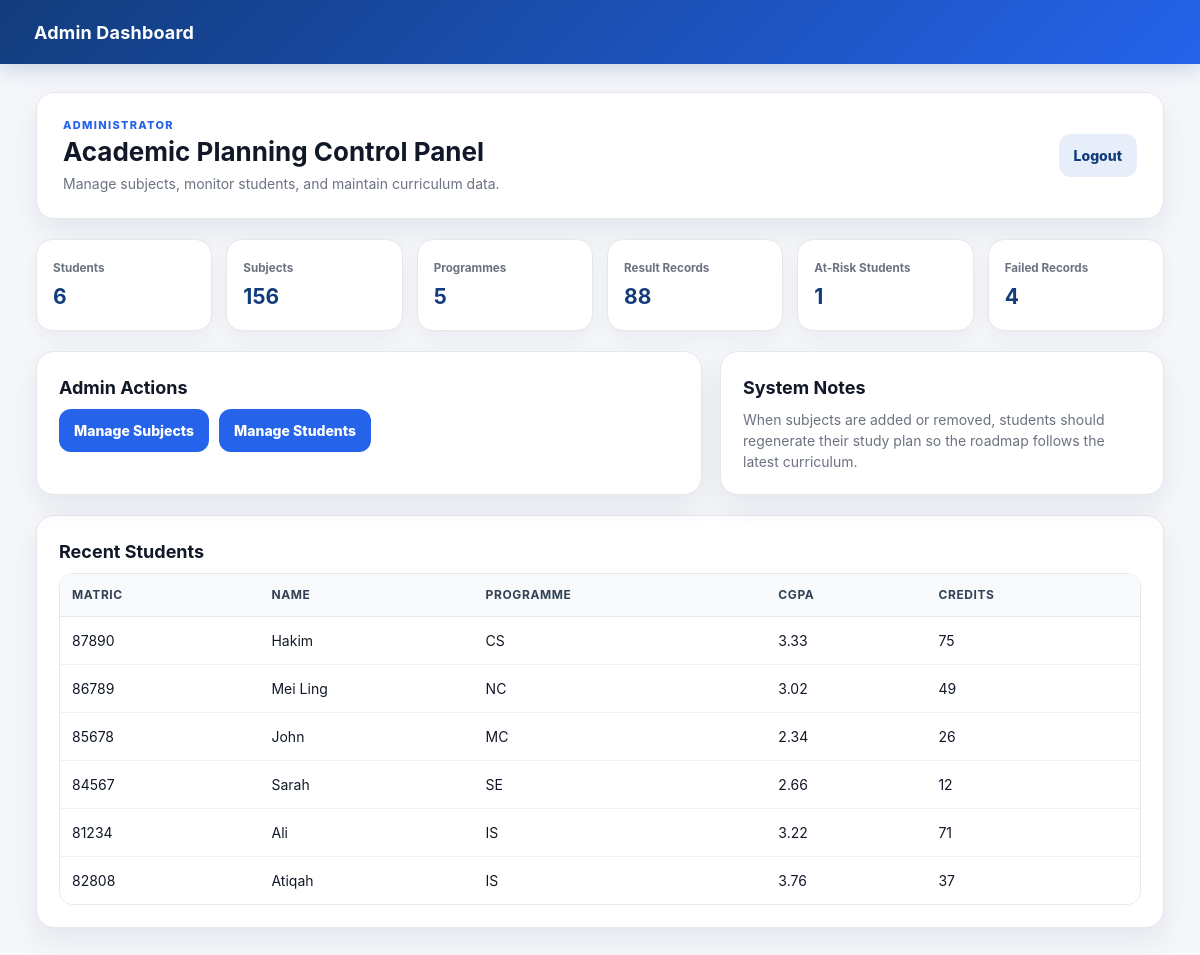
The page /admin_dashboard (signed in) on the database its author committed.
### tables this page shows
CREATE TABLE students (
    id INTEGER PRIMARY KEY AUTOINCREMENT,
    matric_no TEXT UNIQUE,
    name TEXT,
    password TEXT,
    programme_code TEXT,
    current_year INTEGER,
    current_semester INTEGER,
    cgpa REAL,
    credits_completed INTEGER DEFAULT 0,
    FOREIGN KEY (programme_code) REFERENCES programmes(code)
);

### app.py (the view)
@app.route("/admin_dashboard")
def admin_dashboard():
    if "admin" not in session:
        return redirect("/admin_login")
    conn = get_db()
    total_students = conn.execute("SELECT COUNT(*) FROM students").fetchone()[0]
    total_courses = conn.execute("SELECT COUNT(*) FROM courses").fetchone()[0]
    total_programmes = conn.execute("SELECT COUNT(*) FROM programmes").fetchone()[0]
    total_results = conn.execute("SELECT COUNT(*) FROM results").fetchone()[0]
    at_risk = conn.execute("SELECT COUNT(*) FROM students WHERE cgpa < 2.50").fetchone()[0]
    failed_records = conn.execute("SELECT COUNT(*) FROM results WHERE grade='F'").fetchone()[0]
    recent_students = conn.execute("""
        SELECT matric_no, name, programme_code, cgpa, credits_completed
        FROM students
        ORDER BY id DESC
        LIMIT 6
    """).fetchall()
    conn.close()
    return render_template("admin_dashboard.html", total_students=total_students, total_courses=total_courses, total_programmes=total_programmes, total_results=total_results, at_risk=at_risk, failed_records=failed_records, recent_students=recent_students)

### app.py (called while the page is built)
def get_db():
    conn = sqlite3.connect(DATABASE)
    conn.row_factory = sqlite3.Row
    return conn

### templates/admin_dashboard.html (shortened to what this page needs)
<!DOCTYPE html>
<html>
<head>
    <link rel="stylesheet" href="/static/css/style.css">
</head>
<body>
<nav>Admin Dashboard</nav>
<div class="app-shell single">
    <main class="main-content wide">
        <section class="page-header">
            <div>
                <p class="eyebrow">Administrator</p>
                <h1>Academic Planning Control Panel</h1>
                <p>
                    Manage subjects, monitor students,
                    and maintain curriculum data.
                </p>
            </div>
            <a href="/logout" class="btn secondary">
                Logout
            </a>
        </section>
        <section class="metric-grid compact">
            <div class="metric-card">
                <small>Students</small>
                <strong>{{ total_students }}</strong>
            </div>
            <div class="metric-card">
                <small>Subjects</small>
                <strong>{{ total_courses }}</strong>
            </div>
            <div class="metric-card">
                <small>Programmes</small>
                <strong>{{ total_programmes }}</strong>
            </div>
            <div class="metric-card">
                <small>Result Records</small>
                <strong>{{ total_results }}</strong>
            </div>
            <div class="metric-card">
                <small>At-Risk Students</small>
                <strong>{{ at_risk }}</strong>
            </div>
            <div class="metric-card">
                <small>Failed Records</small>
                <strong>{{ failed_records }}</strong>
            </div>
        </section>
        <section class="dashboard-two-col">
            <div class="card">
                <h2>Admin Actions</h2>
                <div class="button-grid">
                    <a href="/manage_courses" class="btn">
                        Manage Subjects
                    </a>
                    <a href="/manage_students" class="btn">
                        Manage Students
                    </a>
                </div>
            </div>
            <div class="card">
                <h2>System Notes</h2>
                <p>
                    When subjects are added or removed,
                    students should regenerate their study plan
                    so the roadmap follows the latest curriculum.
                </p>
            </div>
        </section>
        <section class="card">
            <h2>Recent Students</h2>
            <div class="clean-table-wrap">
                <table class="clean-table">
                    <thead>
                        <tr>
                            <th>Matric</th>
                            <th>Name</th>
                            <th>Programme</th>
                            <th>CGPA</th>
                            <th>Credits</th>
                        </tr>
                    </thead>
                    <tbody>
                        {% for s in recent_students %}
                        <tr>
                            <td>{{ s.matric_no }}</td>
                            <td>{{ s.name }}</td>
                            <td>{{ s.programme_code }}</td>
                            <td>{{ '%.2f'|format(s.cgpa) }}</td>
                            <td>{{ s.credits_completed }}</td>
                        </tr>
                        {% endfor %}
                    </tbody>
                </table>
            </div>
        </section>
    </main>
</div>
</body>
</html>

### static/css/style.css (style rules this page uses)
:root { --primary:#123c7c; --primary-2:#2563eb; --bg:#f5f7fb; --card:#ffffff; --text:#111827; --muted:#6b7280; --border:#e5e7eb; --shadow:0 12px 30px rgba(15,23,42,.08); --radius:18px; }
* { box-sizing:border-box; margin:0; padding:0; font-family:Inter,Segoe UI,Arial,sans-serif; }
body { background:var(--bg); color:var(--text); font-size:14px; line-height:1.5; }
nav { height:64px; background:linear-gradient(135deg,var(--primary),var(--primary-2)); color:white; display:flex; align-items:center; padding:0 34px; font-size:18px; font-weight:700; letter-spacing:.2px; box-shadow:0 6px 22px rgba(18,60,124,.18); }
a { text-decoration:none; color:inherit; }
.app-shell { width:94%; max-width:1280px; margin:28px auto; display:flex; gap:22px; align-items:flex-start; }
.app-shell.single { display:block; }
.main-content { flex:1; min-width:0; }
.main-content.wide { max-width:1180px; margin:0 auto; }
.page-header { background:var(--card); border:1px solid var(--border); border-radius:var(--radius); padding:24px 26px; margin-bottom:20px; display:flex; justify-content:space-between; align-items:center; gap:16px; box-shadow:var(--shadow); }
.page-header h1 { font-size:26px; line-height:1.2; margin:2px 0 6px; }
.page-header p { color:var(--muted); }
.eyebrow { text-transform:uppercase; letter-spacing:.12em; font-size:11px; font-weight:800; color:var(--primary-2)!important; }
.card { background:var(--card); border:1px solid var(--border); border-radius:var(--radius); padding:22px; margin-bottom:20px; box-shadow:var(--shadow); }
.card h2 { font-size:18px; margin-bottom:8px; }
.card p { color:var(--muted); }
.metric-grid { display:grid; grid-template-columns:repeat(auto-fit,minmax(210px,1fr)); gap:14px; margin-bottom:20px; }
.metric-grid.compact { grid-template-columns:repeat(auto-fit,minmax(155px,1fr)); }
.metric-card { background:var(--card); border:1px solid var(--border); border-radius:16px; padding:16px; min-height:92px; display:flex; flex-direction:column; justify-content:center; box-shadow:0 8px 20px rgba(15,23,42,.05); }
.metric-card small { color:var(--muted); font-weight:700; margin-bottom:6px; }
.metric-card strong { font-size:21px; color:var(--primary); line-height:1.2; word-break:break-word; }
.dashboard-two-col { display:grid; grid-template-columns:1.2fr .8fr; gap:18px; }
.btn { display:inline-flex; align-items:center; justify-content:center; border:0; border-radius:12px; background:var(--primary-2); color:white; font-weight:800; padding:11px 15px; cursor:pointer; transition:.18s; font-size:14px; }
.btn.secondary { background:#e8eef9; color:var(--primary); }
.button-grid { display:flex; gap:10px; flex-wrap:wrap; }
.clean-table-wrap { width:100%; overflow-x:auto; border:1px solid var(--border); border-radius:14px; }
.clean-table { width:100%; border-collapse:collapse; background:white; table-layout:auto; }
.clean-table th { background:#f8fafc; color:#334155; text-align:left; font-size:12px; text-transform:uppercase; letter-spacing:.05em; padding:12px; border-bottom:1px solid var(--border); white-space:nowrap; }
.clean-table td { padding:13px 12px; border-bottom:1px solid #edf2f7; vertical-align:middle; }
.clean-table tr:last-child td { border-bottom:0; }

### rows shown on the page
students: matric_no "87890", name "Hakim", programme_code "CS", cgpa "3.33", credits_completed "75"
students: matric_no "86789", name "Mei Ling", programme_code "NC", cgpa "3.02", credits_completed "49"
students: matric_no "85678", name "John", programme_code "MC", cgpa "2.34", credits_completed "26"
students: matric_no "84567", name "Sarah", programme_code "SE", cgpa "2.66", credits_completed "12"
students: matric_no "81234", name "Ali", programme_code "IS", cgpa "3.22", credits_completed "71"
students: matric_no "82808", name "Atiqah", programme_code "IS", cgpa "3.76", credits_completed "37"

### other values the page prints
{{ total_students }} "6"
{{ total_courses }} "156"
{{ total_programmes }} "5"
{{ total_results }} "88"
{{ at_risk }} "1"
{{ failed_records }} "4"
